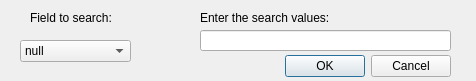
<?xml version="1.0" encoding="UTF-8"?>
<ui version="4.0">
 <class>Dialog</class>
 <widget class="QDialog" name="Dialog">
  <property name="geometry">
   <rect>
    <x>0</x>
    <y>0</y>
    <width>476</width>
    <height>81</height>
   </rect>
  </property>
  <property name="windowTitle">
   <string>Dialog</string>
  </property>
  <widget class="QDialogButtonBox" name="buttonBox">
   <property name="geometry">
    <rect>
     <x>110</x>
     <y>50</y>
     <width>341</width>
     <height>32</height>
    </rect>
   </property>
   <property name="orientation">
    <enum>Qt::Horizontal</enum>
   </property>
   <property name="standardButtons">
    <set>QDialogButtonBox::Cancel|QDialogButtonBox::Ok</set>
   </property>
  </widget>
  <widget class="QLineEdit" name="value_box">
   <property name="geometry">
    <rect>
     <x>200</x>
     <y>30</y>
     <width>251</width>
     <height>21</height>
    </rect>
   </property>
  </widget>
  <widget class="QLabel" name="who_label_2">
   <property name="geometry">
    <rect>
     <x>200</x>
     <y>10</y>
     <width>161</width>
     <height>16</height>
    </rect>
   </property>
   <property name="text">
    <string>Enter the search values:</string>
   </property>
  </widget>
  <widget class="QLabel" name="who_label_3">
   <property name="geometry">
    <rect>
     <x>30</x>
     <y>10</y>
     <width>161</width>
     <height>16</height>
    </rect>
   </property>
   <property name="text">
    <string>Field to search:</string>
   </property>
  </widget>
  <widget class="QComboBox" name="options">
   <property name="geometry">
    <rect>
     <x>20</x>
     <y>40</y>
     <width>111</width>
     <height>22</height>
    </rect>
   </property>
   <item>
    <property name="text">
     <string>null</string>
    </property>
   </item>
   <item>
    <property name="text">
     <string>day</string>
    </property>
   </item>
   <item>
    <property name="text">
     <string>study</string>
    </property>
   </item>
   <item>
    <property name="text">
     <string>vstatus </string>
    </property>
   </item>
   <item>
    <property name="text">
     <string>vtype</string>
    </property>
   </item>
   <item>
    <property name="text">
     <string>vscore</string>
    </property>
   </item>
   <item>
    <property name="text">
     <string>age</string>
    </property>
   </item>
   <item>
    <property name="text">
     <string>note</string>
    </property>
   </item>
  </widget>
 </widget>
 <resources/>
 <connections>
  <connection>
   <sender>buttonBox</sender>
   <signal>accepted()</signal>
   <receiver>Dialog</receiver>
   <slot>accept()</slot>
   <hints>
    <hint type="sourcelabel">
     <x>248</x>
     <y>254</y>
    </hint>
    <hint type="destinationlabel">
     <x>157</x>
     <y>274</y>
    </hint>
   </hints>
  </connection>
  <connection>
   <sender>buttonBox</sender>
   <signal>rejected()</signal>
   <receiver>Dialog</receiver>
   <slot>reject()</slot>
   <hints>
    <hint type="sourcelabel">
     <x>316</x>
     <y>260</y>
    </hint>
    <hint type="destinationlabel">
     <x>286</x>
     <y>274</y>
    </hint>
   </hints>
  </connection>
 </connections>
</ui>
